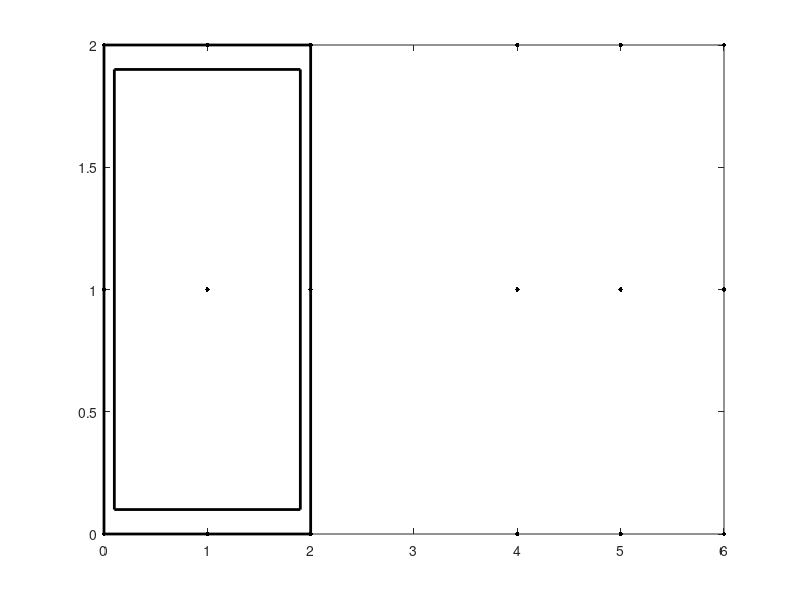

The MATLAB source for this figure: (Note: this script raises an error after producing the figure.)
close all; clearvars; clc

fig10=figure(10);


L_x = [0:6];
L_x(4) = [];
L_y = [0:2];
[M_x,M_y] = ndgrid(L_x,L_y);
L_x = M_x(:);
L_y = M_y(:);

plot(L_x,L_y,'.k','markersize',10); hold on

R = 0.1;
L = [0,0; 2,0; 2,2; 0,2; 0,0];
plot(L(:,1),L(:,2),'-k','linewidth',2); hold on
L = [R,R; 2-R,R; 2-R,2-R; R,2-R; R,R];
plot(L(:,1),L(:,2),'-k','linewidth',2); hold on

R = 0.1;
L = [R,0; 2,R; 2,2; 0,2; 0,R; 2-R,0; 2-R,2-R; R,2-R;R,0];x
plot(4+L(:,1),L(:,2),'-k','linewidth',2); hold on


axis equal;
axis off;
axis([-.5 7.5 -1.5 3.5]);
lt=text(.75,-.75,'$a)$');
set(lt,'fontsize',20,'interpreter','latex');
lt=text(4.75,-.75,'$b)$');
set(lt,'fontsize',20,'interpreter','latex');





set(gca,'fontsize',18)
saveas(fig10,'ising_crossings_new.eps','psc2');

